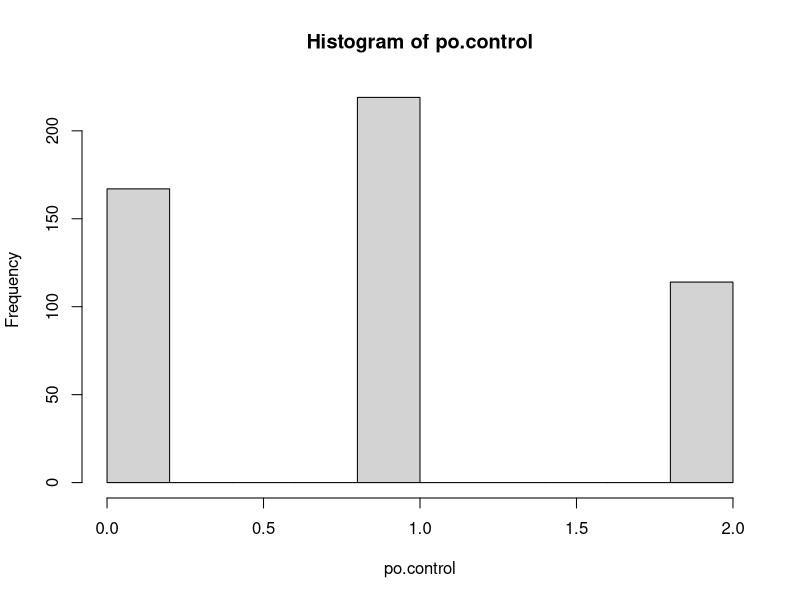
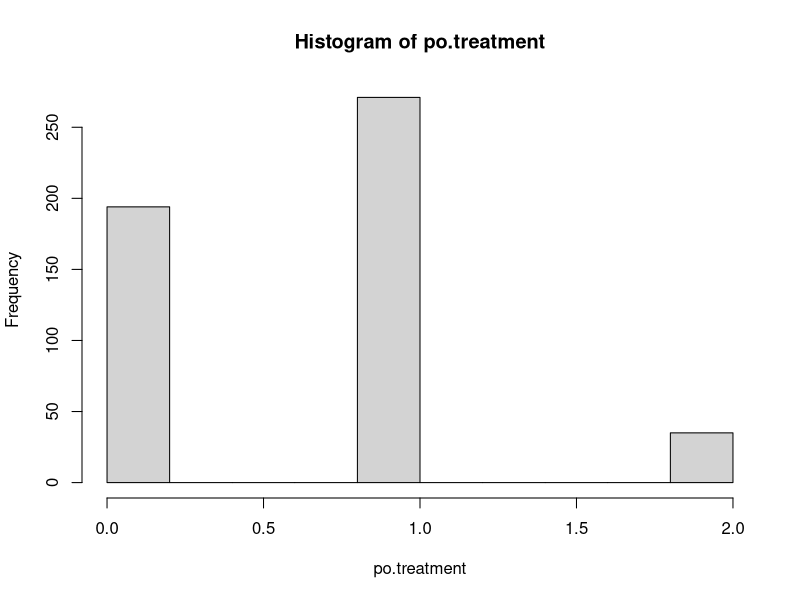
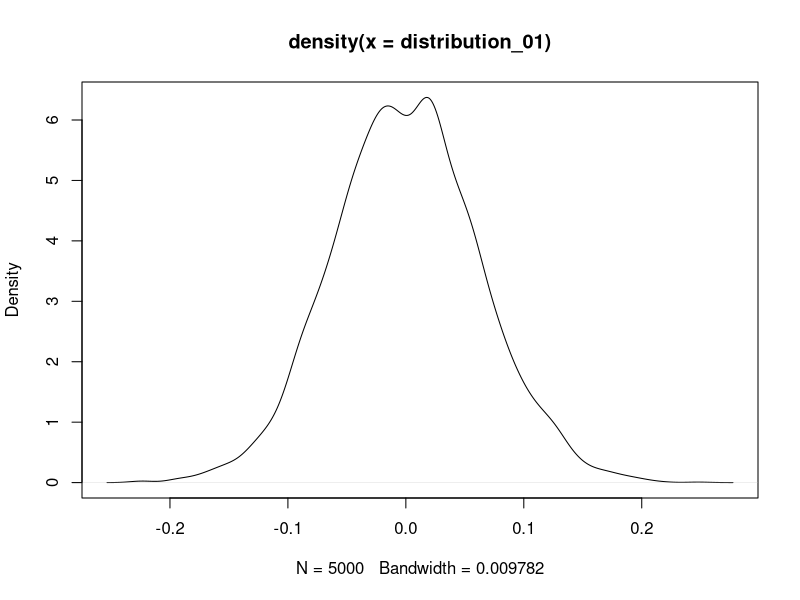

Generate these figures, in order, with R: (Note: a time limit stopped this script after it produced the figures.)
## W241 - Artificial Intelligence Final Project
#  
#  Investigation into Statistical Power for prior to survey launch

## Making some assumptions in order to carry out simulation
#
# 1.) Even distribution of answer to questions with variance of 1
# 2.) Estimating effect size between 0.1 and 0.3
# 3.) Targeting 1,000 subjects: 400 control, 600 treatment for each question 
# 4.) outcome variable is a score on a diverging scale from 1 to 5, with 
#     3 being neutral.


#Defining variables
n_total <- 1000
n_control <- 0.5*n_total
n_treatment <- 0.5*n_total
sigma2 <- 1.2

#####
#Because blocking, we need to make more assumptions.
# Block for (1,2) is 30% of total
# avg control for (1,2) is 2.2
# avg treatment is t
#####

##

#Default control values
po.control <- round(rnorm(n_control, 3, sigma2))
po.control[po.control < 1] = 1
#sum(po.control > 5)
po.control[po.control > 5] = 5
po.control <- abs(3-po.control)
hist(po.control)
mean(po.control)
var(po.control)

#Default treatment values
t_1 <- -0.2
po.treatment <- round(rnorm(n_treatment, mean(po.control) + t_1, var(po.control)))
sum(po.treatment > 2)
sum(po.treatment < 0)
po.treatment[po.treatment < 0] = 0
po.treatment[po.treatment > 2] = 2
hist(po.treatment)
mean(po.treatment)
var(po.treatment)

#Randomize control and treatment vector
randomize <- function() sample(c(rep(0,250), rep(1, 250)))
est.ate <- function(outcome, treat) mean(outcome[treat==1]) - mean(outcome[treat==0]) 

treatment <- randomize()
outcomes <- po.treatment * treatment + po.control*(1-treatment) 
ate <- est.ate(outcomes, treatment)

est.ate(outcomes, randomize())
est.ate(outcomes, randomize())
est.ate(outcomes, randomize())

distribution_01 <- replicate(5000, est.ate(outcomes, randomize())) 
plot(density(distribution_01))
abline(v=ate)
mean(ate <= distribution_01)

## Getting Statistical Power
#
simulate.study <- function(t_1){ 
  po.control <- round(rnorm(500, 3, 1.2))
  po.control[po.control < 1] = 1
  po.control[po.control > 5] = 5
  po.control <- abs(3-po.control) 
  po.treatment <- round(rnorm(500, mean(po.control) + t_1, var(po.control)))
  po.treatment[po.treatment < 0] = 0
  po.treatment[po.treatment > 2] = 2 
  treatment <- randomize() 
  outcomes <-  po.treatment * treatment + po.control * (1-treatment) 
  ate <- est.ate(outcomes, treatment) 
  distribution.under.sharp.null <- replicate(1000, est.ate(outcomes, randomize())) 
  return(mean(ate > distribution.under.sharp.null)) 
} 

pvals_0 <- replicate(1000, simulate.study(0))
plot(density(pvals_0)) 
mean(pvals_0 < 0.05)
pvals_1 <- replicate(1000, simulate.study(-0.1))
plot(density(pvals_1)) 
mean(pvals_1 < 0.05)
pvals_2 <- replicate(1000, simulate.study(-0.2))
plot(density(pvals_2)) 
mean(pvals_2 < 0.05)
